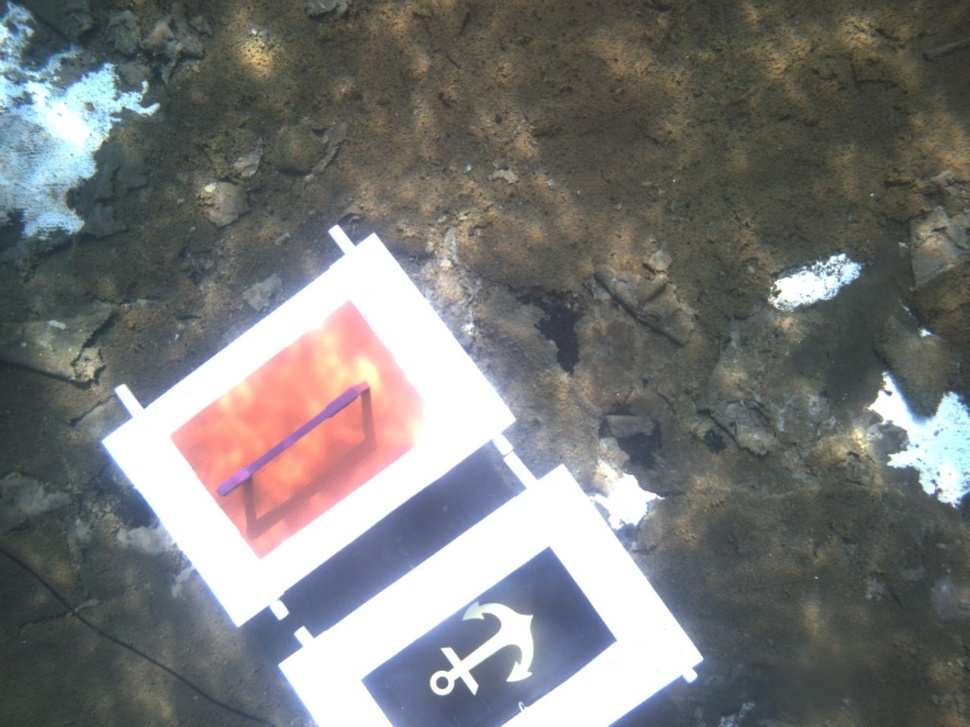
#> input picture benchmark/datasets/robosub16/bin_bright/00000019.jpg, 970 x 727 px, shrunk from 1280 x 960 before the run; its folder holds only this picture in this run
$ python -i segmentation.py   (imports and definitions only)
#> lines starting #> are read from the running program, lines starting #| are printed output that depends on the picture
#> further down, picture is the input picture: shape (727, 970, 3); mean B, G, R 120, 120.8, 120.6
### selam/colorconstancy.py
#!/usr/bin/env python
""" Color constancy algorithm to achieve illuminance-invariance """
import math
import random
import cv2
import numpy as np

from selam.utils import img
from scipy.ndimage import filters


# [222 lines left out: functions colorRabbit, bgr2ill, greyPixel, bgr2HSy, normalizedBGR, greyEdge, not called in this run]


def shadegrey(img):
    """ Minkowski P-Norm Shades of Grey """

    def shade_grey_est(grayimg):
        size = grayimg.size
        power = np.power(np.float32(grayimg), 6)
        normalized_p_norm = np.power(np.sum(power) / size, 1 / 6.0)
        return normalized_p_norm

    b, g, r = cv2.split(img)
    illumination_est = np.mean([shade_grey_est(x) for x in [b, g, r]]) + 0.0001
#> in shade_grey_est, `normalized_p_norm = np.power(np.sum(power) / size, 1 / 6.0)`: normalized_p_norm = 188.9
#> in shade_grey_est (call 3), `power = np.power(np.float32(grayimg), 6)`:
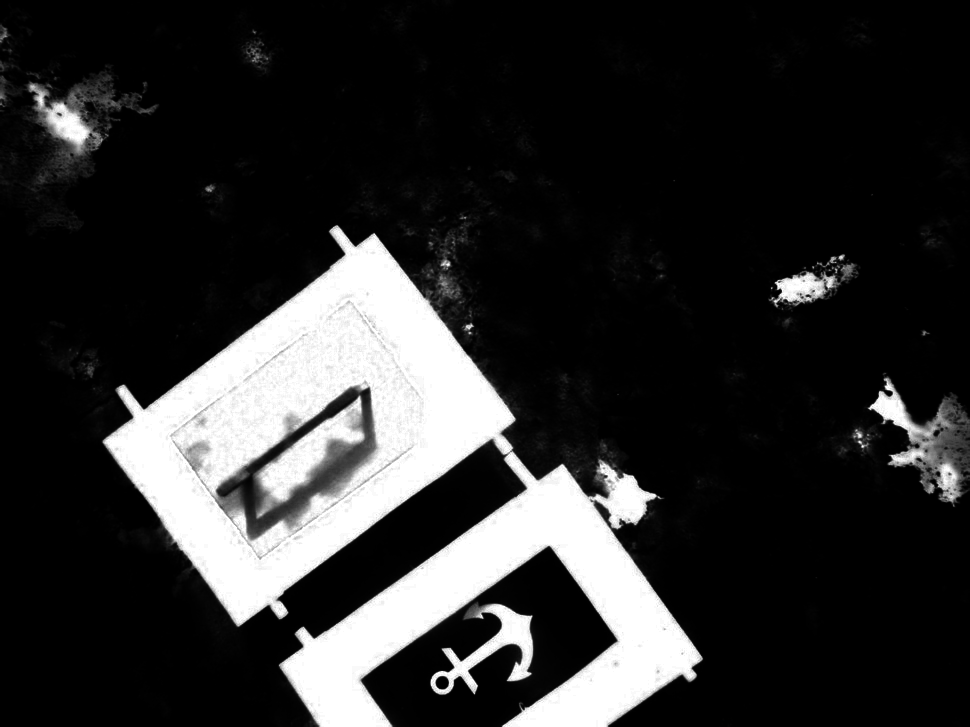
#> power: shape (727, 970) float32; min 887503680, max 2.75e+14, mean 4.97e+13; drawn with min black and max white
#> in shade_grey_est (call 3), `normalized_p_norm = np.power(np.sum(power) / size, 1 / 6.0)`: normalized_p_norm = 191.8
#> illumination_est = 189.5
    b_corrected = illumination_est / float(np.mean(b) + 0.001) * b
    b_corrected = b_corrected.clip(max=240)
    g_corrected = illumination_est / float(np.mean(g) + 0.001) * g
    g_corrected = g_corrected.clip(max=240)
    r_corrected = illumination_est / float(np.mean(r) + 0.001) * r
    r_corrected = r_corrected.clip(max=240)
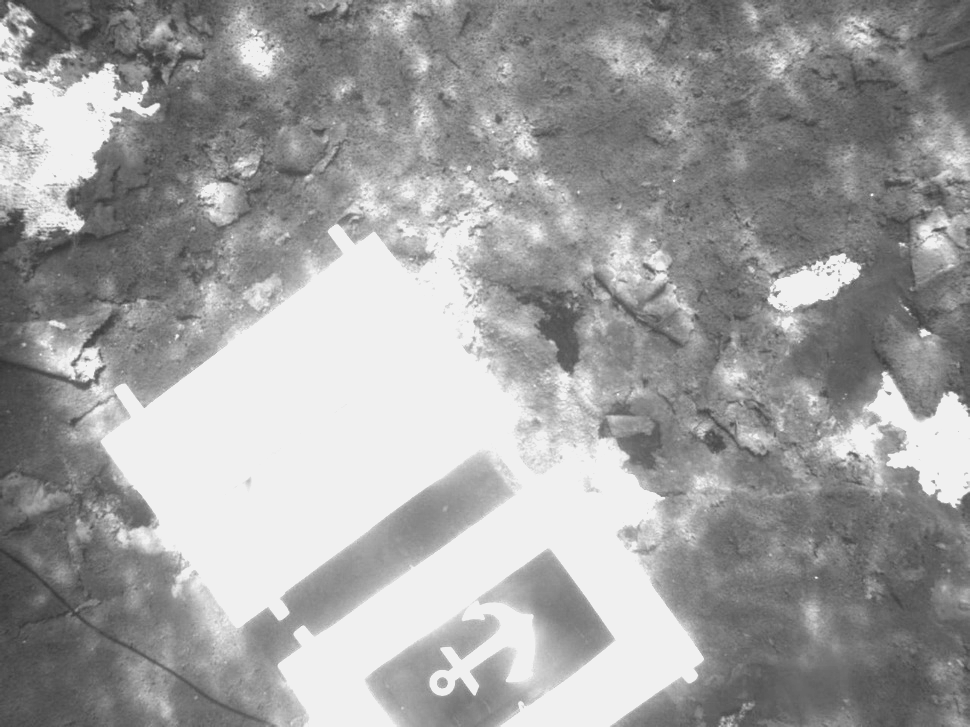
#> r_corrected: shape (727, 970) float64; min 48.71, max 240, mean 159.1
    return cv2.merge((np.uint8(b_corrected), np.uint8(g_corrected), np.uint8(r_corrected)))


# [365 lines left out: functions logChromaNorm, finlayNorm, chromaIterNorm, sodMinkowski, sodNorm1, greyWorld and 8 more, not called in this run]

### examples/segmentation.py
#!/usr/bin/env python
""" Image segmentation algorithms """
from __future__ import division
import cv2
import numpy as np

from matplotlib import pyplot as plt
from skimage import segmentation, color
from skimage.future import graph
from selam.utils import img
from selam import colorconstancy as cc


def felzenszwalb(im, scale=3.0, sigma=0.95, min_size=5, display=True):
    """ Felzenszwalb oversegmentation
    https://cs.brown.edu/~pff/papers/seg-ijcv.pdf
        :param scale: higher means larger clusters
        :param sigma: width of Gaussian kernel preprocessing
    """
    # Convert to rgb for skimage
    im = cc.shadegrey(im)
    im = cv2.cvtColor(im, cv2.COLOR_BGR2RGB)
    labels1 = segmentation.felzenszwalb(im, scale=scale, sigma=sigma, min_size=min_size)
    out1 = color.label2rgb(labels1, im, kind='avg')

    if display:
        cv2.imshow('felzenszwalb', cv2.cvtColor(out1, cv2.COLOR_RGB2BGR))
        cv2.waitKey(0)


def normalizeCut(im, compactness=0.1, n_segments=300, convert2lab=False, display=True):
    """ Normalize cut on superpixels generated using SLIC
        :param compactness: balance color proximity and space proximity. Higher value better for space.
        :param n_segments: approximate number of labels
        :param convert2lab: whether should be converted to Lab before segmentation
    """
    # Convert to rgb for skimage
    im = cc.shadegrey(im)
    im = cv2.cvtColor(im, cv2.COLOR_BGR2RGB)
    labels1 = segmentation.slic(im, n_segments, compactness, convert2lab=convert2lab)
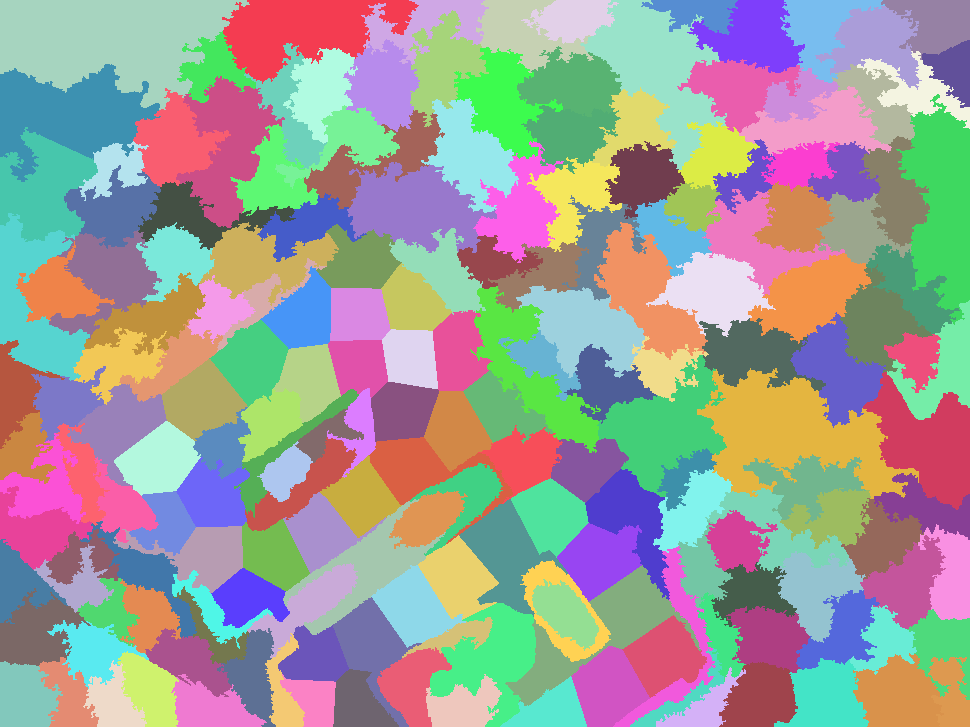
#> labels1: shape (727, 970) int64; 190 distinct labels, from 1 to 190; one colour per label, 0 black
    out1 = color.label2rgb(labels1, im, kind='avg')
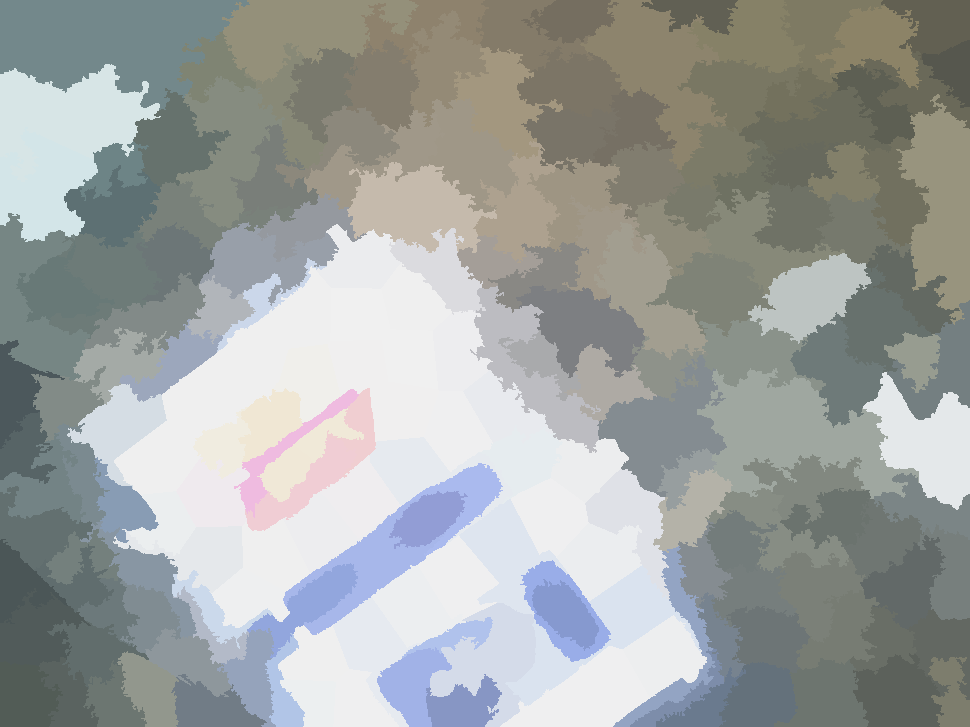
#> out1: shape (727, 970, 3); mean R, G, B 158.2, 161.9, 159.9

    g = graph.rag_mean_color(im, labels1, mode='similarity')
    labels2 = graph.cut_normalized(labels1, g)
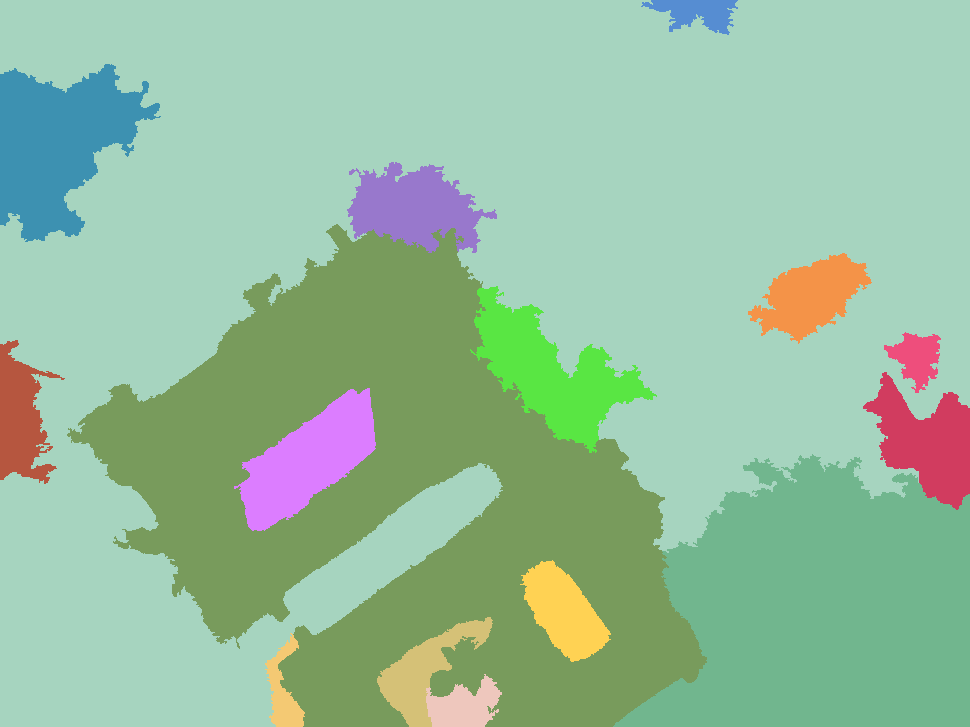
#> labels2: shape (727, 970) int64; 16 distinct labels, from 1 to 189; one colour per label, 0 black
    out2 = color.label2rgb(labels2, im, kind='avg')
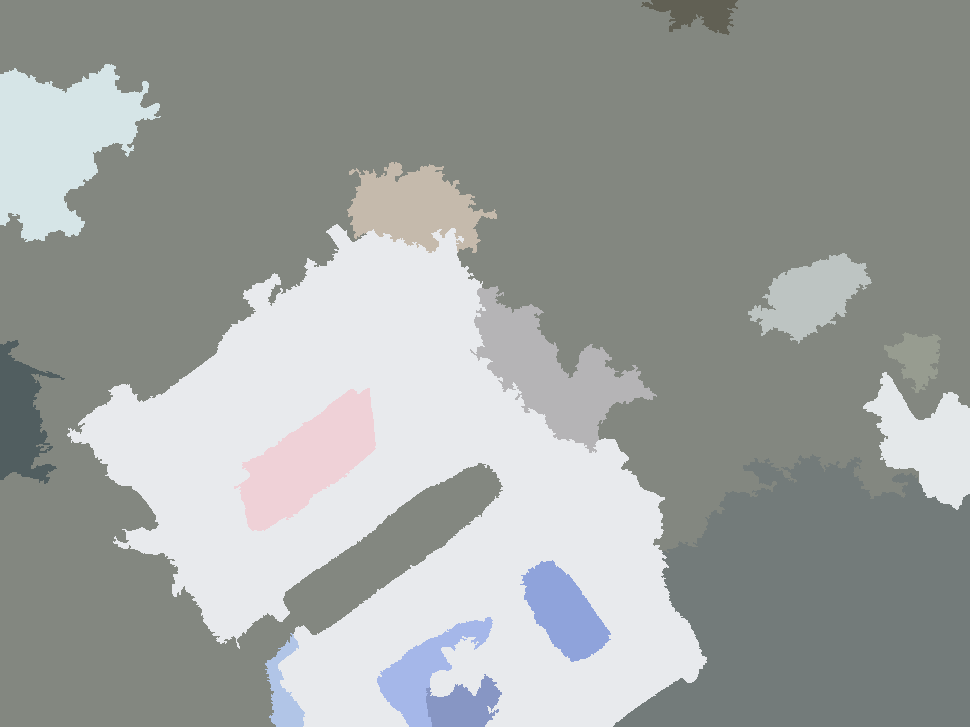
#> out2: shape (727, 970, 3); mean R, G, B 158.3, 162.1, 159.7
    if display:
        cv2.imshow('normalizecut', np.hstack((cv2.cvtColor(out1, cv2.COLOR_RGB2BGR),
                                              cv2.cvtColor(out2, cv2.COLOR_RGB2BGR))))
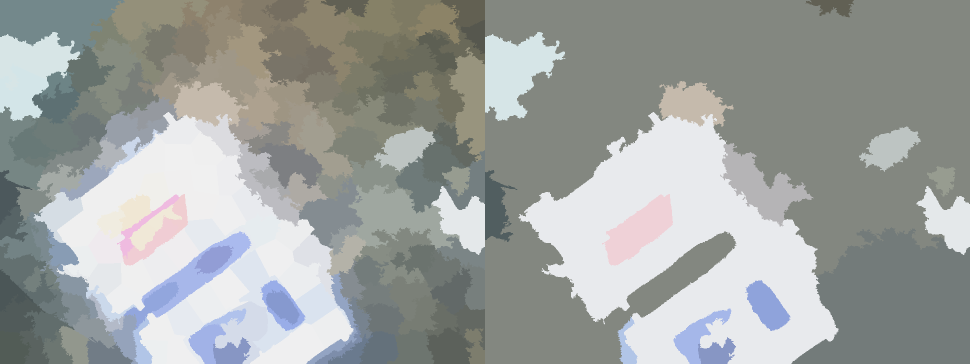
#> window 'normalizecut': shape (727, 1940, 3) (shown at 1/2 size); mean B, G, R 159.8, 162, 158.2
        cv2.waitKey(0)


# [8 lines not run here, left out]

>>> import cv2
>>> picture = cv2.imread('../benchmark/datasets/robosub16/bin_bright/00000019.jpg')
>>> result = normalizeCut(picture)

$ run again, on benchmark/datasets/robosub16/bin_bright/00000028.jpg
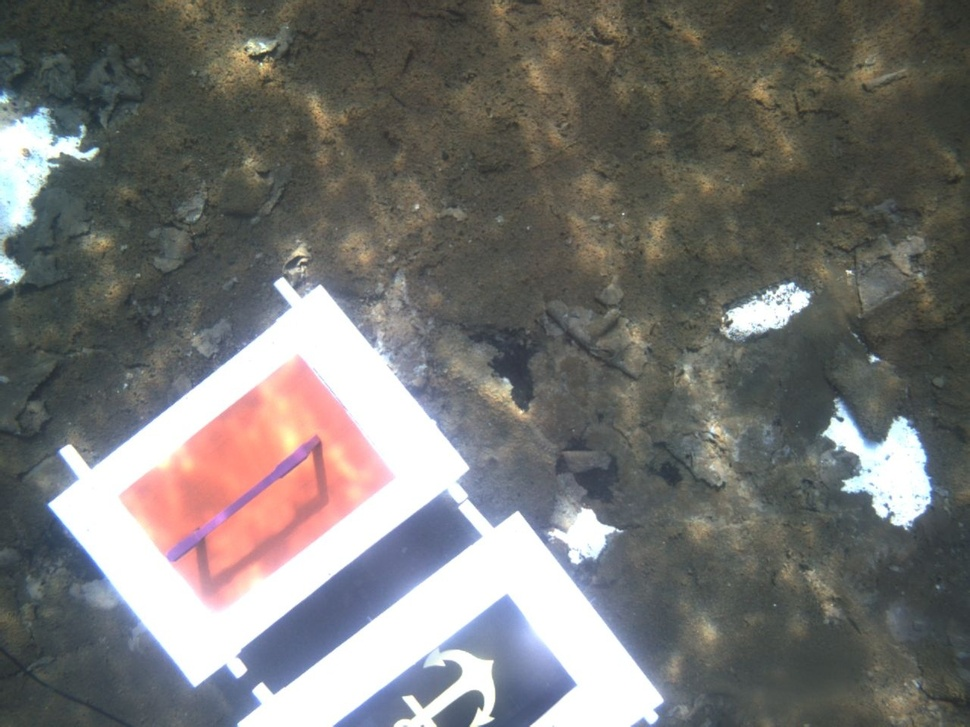
#> input picture benchmark/datasets/robosub16/bin_bright/00000028.jpg, 970 x 727 px, shrunk from 1280 x 960 before the run
#> picture is the input picture: shape (727, 970, 3); mean B, G, R 114, 116.4, 117.5
#> normalized_p_norm = 185.8
#> in shade_grey_est (call 3), `power = np.power(np.float32(grayimg), 6)`:
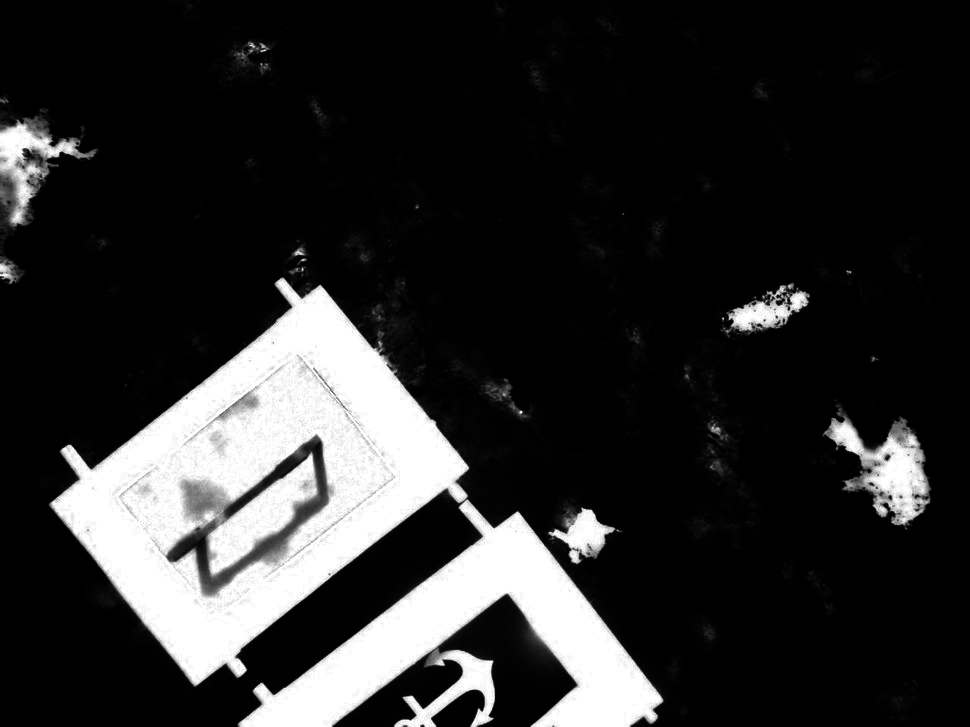
#> power: shape (727, 970) float32; min 729000000, max 2.75e+14, mean 4.81e+13; drawn with min black and max white
#> normalized_p_norm = 190.7
#> illumination_est = 187.1
#> labels1: shape (727, 970) int64; 192 distinct labels, from 1 to 192
#> labels2: shape (727, 970) int64; 19 distinct labels, from 1 to 192
#> in normalizeCut, `cv2.imshow('normalizecut', np.hstack((cv2.cvtColor(out1, cv2.COLOR_RGB..`:
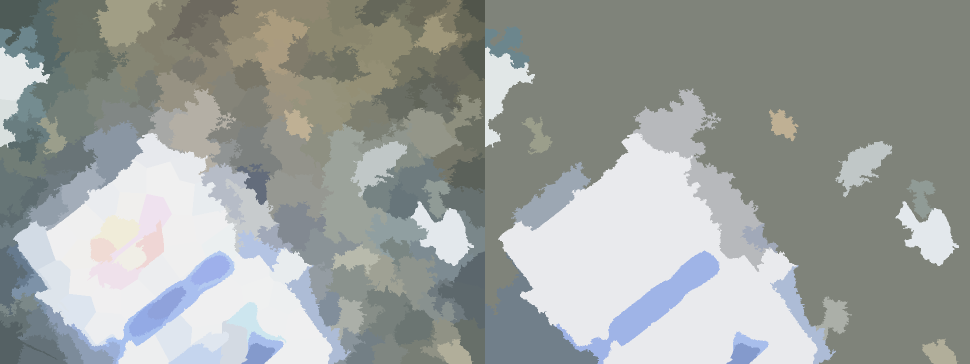
#> window 'normalizecut': shape (727, 1940, 3) (shown at 1/2 size); mean B, G, R 157.5, 160.4, 156
